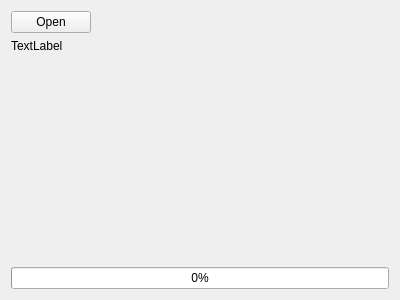
<?xml version="1.0" encoding="UTF-8"?>
<ui version="4.0">
 <class>QCsvReaderWidget</class>
 <widget class="QWidget" name="QCsvReaderWidget">
  <property name="geometry">
   <rect>
    <x>0</x>
    <y>0</y>
    <width>400</width>
    <height>300</height>
   </rect>
  </property>
  <property name="windowTitle">
   <string>Form</string>
  </property>
  <layout class="QVBoxLayout" name="verticalLayout">
   <item>
    <layout class="QHBoxLayout" name="horizontalLayout">
     <item>
      <widget class="QPushButton" name="pushButton">
       <property name="text">
        <string>Open</string>
       </property>
      </widget>
     </item>
     <item>
      <spacer name="horizontalSpacer">
       <property name="orientation">
        <enum>Qt::Horizontal</enum>
       </property>
       <property name="sizeHint" stdset="0">
        <size>
         <width>40</width>
         <height>20</height>
        </size>
       </property>
      </spacer>
     </item>
    </layout>
   </item>
   <item>
    <widget class="QLabel" name="label">
     <property name="text">
      <string>TextLabel</string>
     </property>
    </widget>
   </item>
   <item>
    <spacer name="verticalSpacer">
     <property name="orientation">
      <enum>Qt::Vertical</enum>
     </property>
     <property name="sizeHint" stdset="0">
      <size>
       <width>20</width>
       <height>40</height>
      </size>
     </property>
    </spacer>
   </item>
   <item>
    <widget class="QProgressBar" name="progressBar">
     <property name="value">
      <number>0</number>
     </property>
    </widget>
   </item>
  </layout>
 </widget>
 <resources/>
 <connections/>
</ui>
